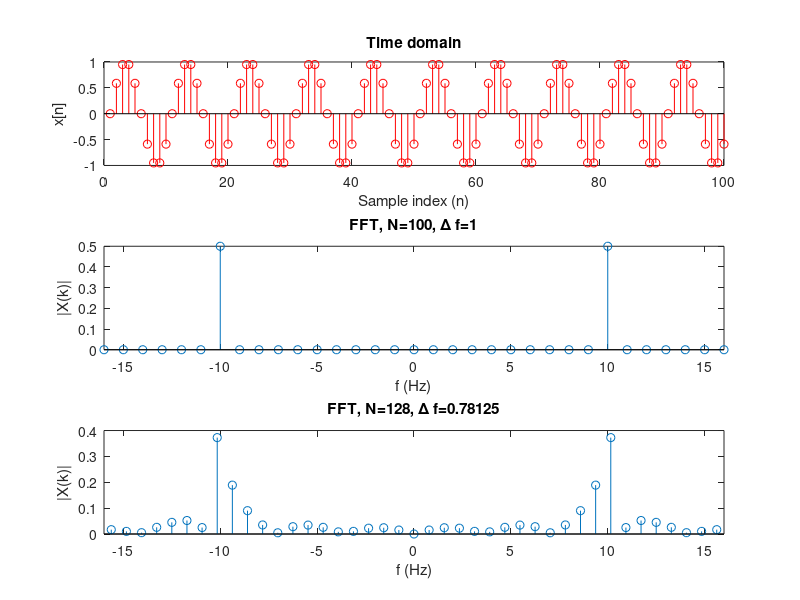

Here is the MATLAB script that generated this plot:
% from
% https://www.gaussianwaves.com/2011/01/fft-and-spectral-leakage-2/

Fx=10; %Frequency of the sinusoid
Fs=100; %Sampling Frequency
observationTime = 1; %observation time in seconds
t=0:1/Fs:observationTime-1/Fs; %time base
x=sin(2*pi*Fx*t);%sampled sine wave

N=100; %DFT length same as signal length
X1 = 1/N*fftshift(fft(x,N));%N-point complex DFT of x
f1=(-N/2:1:N/2-1)*Fs/N; %frequencies on x-axis, Fs/N is the frequency resolution

N=128; %DFT length
X2 = 1/N*fftshift(fft(x,N));%N-point complex DFT of x
f2=(-N/2:1:N/2-1)*Fs/N; %frequencies on x-axis, Fs/N is the frequency resolution

figure;
subplot(3,1,1);stem(x,'r')
title('Time domain');xlabel('Sample index (n)');ylabel('x[n]');
subplot(3,1,2);stem(f1,abs(X1)); %magnitudes vs frequencies
xlim([-16,16]);title(['FFT, N=100, \Delta f=',num2str(Fs/100)]);xlabel('f (Hz)'); ylabel('|X(k)|');
subplot(3,1,3);stem(f2,abs(X2)); %magnitudes vs frequencies
xlim([-16,16]);title(['FFT, N=128, \Delta f=',num2str(Fs/128)]);xlabel('f (Hz)'); ylabel('|X(k)|');
% drawnow()
% pause()
